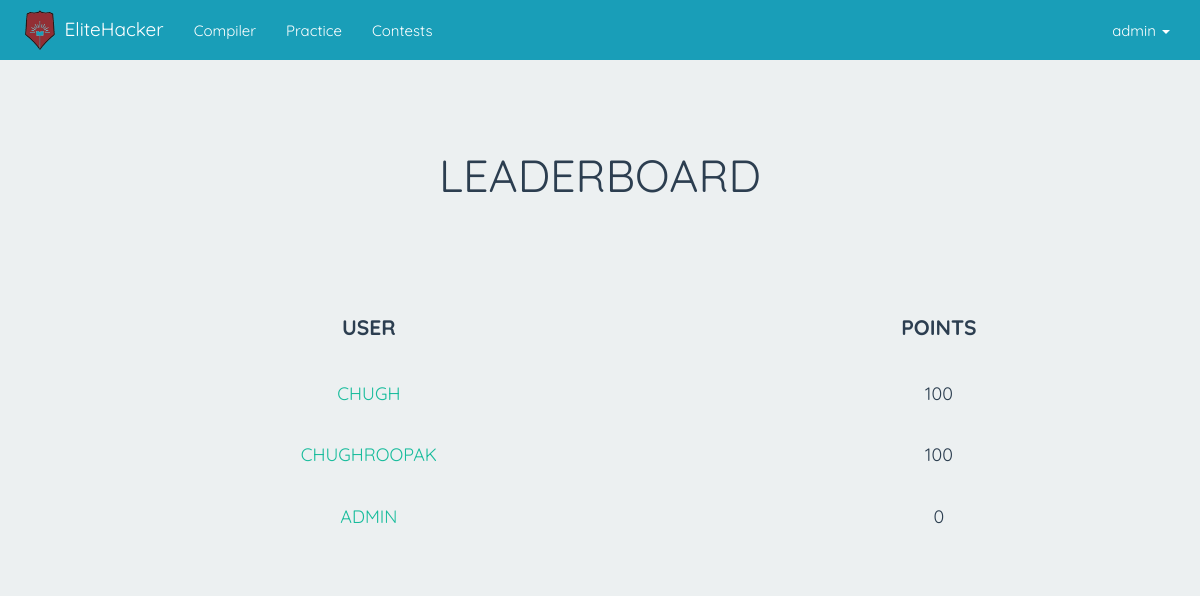
The page /practice/leaderboard (signed in) on the database its author committed.
### userprofile/models.py (models this page shows, shortened)
class Profile(models.Model):
    user = models.OneToOneField(User, on_delete=models.CASCADE)
    points = models.IntegerField(default=0)
    def __str__(self):  # __unicode__ for Python 2
        return self.user.username

### practice/views.py (the view)
# urls.py: url(r'^(?P<id>\d+)/leaderboard', leaderboard, name="contest_leaderboard"),
def leaderboard(request):
    context = {}
    l = {}
    profiles = Profile.objects.all()
    for profile in profiles:
        l[profile] = profile.points
    leaderboard = sorted(l.items(), key=operator.itemgetter(1))
    leaderboard.reverse()
    return render(request,"leaderboard.html",{"leaderboard":leaderboard})

### practice/templates/leaderboard.html
{% extends 'base.html' %}
{% block content %}
{% include 'leaderboard_content.html' %}
{% endblock %}

### compiler/templates/base.html (shortened to what this page needs)
<!DOCTYPE HTML PUBLIC "-//W3C//DTD HTML 4.01 Transitional//EN"
        "http://www.w3.org/TR/html4/loose.dtd">
<html>
<head>
    {% load staticfiles %}
    <link href="{% static 'compiler/css/bootstrap.min.css' %}" rel="stylesheet" type="text/css"/>
    <link href="{% static 'compiler/css/theme.css' %}" rel="stylesheet" type="text/css"/>
</head>
<body>
   <nav  class="navbar navbar-inverse navbar-fixed-top" style="background: #199EB8">
      <div class="container">
        <div class="navbar-header">
          <a style="padding:0" class="navbar-brand" href="/">
              <img style="padding:10px;" src="{% static 'compiler/image/DY_PATIL_LOGO.png' %}" height="100%"/>
          </a>
          <a class="navbar-brand" href="/">EliteHacker</a>
        </div>
        <div id="navbar" class="collapse navbar-collapse">
          <ul class="nav navbar-nav">
            <li><a href="{% url 'compiler' %}">Compiler</a></li>
            <li><a href="{% url 'alltracks' %}">Practice</a></li>
            <li><a href="{% url 'contests' %}">Contests</a></li>
          </ul>
          <ul class="nav navbar-nav navbar-right">
            {% if user.is_authenticated %}
                <li class="dropdown">
                    <a href="#" class="dropdown-toggle" data-toggle="dropdown" role="button" aria-haspopup="true" aria-expanded="false">{{ user.username}} <span class="caret"></span></a>
                </li>
             {% else %}
                <li><a href="{% url 'account_login' %}">Login</a></li>
            {% endif %}
        </div>
      </div>
    </nav>
<div class="container-fluid">
        {% block content %}
        {% endblock %}
</div>
</body>
</html>

### practice/templates/leaderboard_content.html (shortened to what this page needs)
{% load staticfiles %}
<div class="container leaderboard-container">
    <h1>Leaderboard</h1>
      <table id="mytable" class="table table-hover leaderboard-table">
        <thead>
          <tr>
            <th>User</th>
            <th>Points</th>
          </tr>
        </thead>
        <tbody>
            {% for profile,points in leaderboard %}
              <tr>
                <td><a href="{% url 'general_profile' profile.user.id %}">{{profile}}</a></td>
                <td>{{points}}</td>
              </tr>
            {% endfor %}
        </tbody>
    </table>
</div>

### compiler/static/compiler/css/theme.css (style rules this page uses)
body { font-family: 'Quicksand', sans-serif !important; padding-top: 70px; padding-bottom: 30px; background-color:#ecf0f1; }
body * { font-family: 'Quicksand', sans-serif; }
* { -webkit-transition-duration: 0.2s; -moz-transition-duration: 0.2s; -ms-transition-duration: 0.2s; -o-transition-duration: 0.2s; transition-duration: 0.2s; }
.leaderboard-container { margin-top: 4em; }
.leaderboard-container h1 { text-align: center; font-size: 3em; text-transform: uppercase; margin-bottom: 2em; }
.leaderboard-table td,.leaderboard-table th { padding: 1em !important; text-align: center; text-transform: uppercase; }
.leaderboard-table th { font-size: 1.4em; }
.leaderboard-table td { font-size: 1.2em; }
.leaderboard-table td a { text-decoration: none !important; }

### rows shown on the page
Profile: user.username "CHUGH", points "100"
Profile: user.username "CHUGHROOPAK", points "100"
Profile: user.username "ADMIN", points "0"

### other values the page prints
{{ user.username }} "admin"
